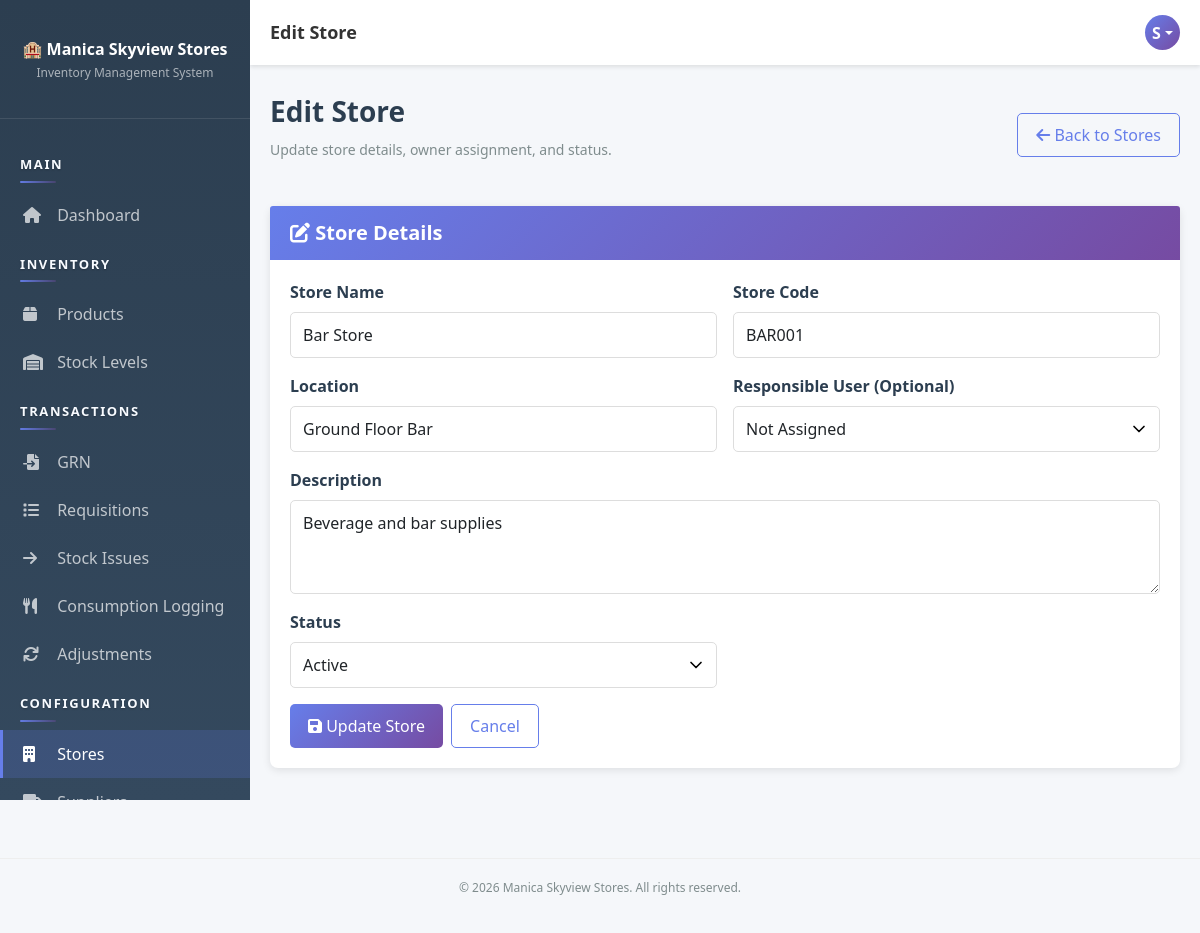
Screenshot of /pages/stores/edit.php?id=2 (signed in) with the database file from the repository.
### tables this page shows
CREATE TABLE `users` (
  `user_id` int(11) NOT NULL AUTO_INCREMENT,
  `username` varchar(50) NOT NULL,
  `email` varchar(100) NOT NULL,
  `password` varchar(255) NOT NULL,
  `full_name` varchar(100) NOT NULL,
  `role_id` int(11) NOT NULL,
  `status` enum('active','inactive') DEFAULT 'active',
  `created_at` timestamp NOT NULL DEFAULT current_timestamp(),
  `updated_at` timestamp NOT NULL DEFAULT current_timestamp() ON UPDATE current_timestamp(),
  PRIMARY KEY (`user_id`),
  UNIQUE KEY `username` (`username`),
  UNIQUE KEY `email` (`email`),
  KEY `role_id` (`role_id`),
  CONSTRAINT `users_ibfk_1` FOREIGN KEY (`role_id`) REFERENCES `roles` (`role_id`)
);

CREATE TABLE `stores` (
  `store_id` int(11) NOT NULL AUTO_INCREMENT,
  `store_name` varchar(100) NOT NULL,
  `store_code` varchar(20) NOT NULL,
  `location` varchar(100) DEFAULT NULL,
  `responsible_user_id` int(11) DEFAULT NULL,
  `description` text DEFAULT NULL,
  `status` enum('active','inactive') DEFAULT 'active',
  `created_at` timestamp NOT NULL DEFAULT current_timestamp(),
  `updated_at` timestamp NOT NULL DEFAULT current_timestamp() ON UPDATE current_timestamp(),
  PRIMARY KEY (`store_id`),
  UNIQUE KEY `store_code` (`store_code`),
  KEY `responsible_user_id` (`responsible_user_id`),
  CONSTRAINT `stores_ibfk_1` FOREIGN KEY (`responsible_user_id`) REFERENCES `users` (`user_id`)
);

### app/bootstrap.php (called while the page is built, shortened)
<?php
function autoload($class) {
    $paths = [
        __DIR__ . '/helpers/' . $class . '.php',
        __DIR__ . '/models/' . $class . '.php',
        __DIR__ . '/controllers/' . $class . '.php'
    ];
    foreach ($paths as $path) {
        if (file_exists($path)) {
            return;
        }
    }
}
function isAuthenticated() {
    $auth = new Auth();
    return $auth->isLoggedIn() && $auth->checkSessionTimeout();
}
function getCurrentUser() {
    if (isAuthenticated()) {
        $db = Database::getInstance()->getConnection();
        $userId = $_SESSION['user_id'];
        $sql = "SELECT u.*, r.role_name FROM users u
                JOIN roles r ON u.role_id = r.role_id
                WHERE u.user_id = ?";
        $stmt = $db->prepare($sql);
        $stmt->bind_param('i', $userId);
        $stmt->execute();
        return $stmt->get_result()->fetch_assoc();
    }
    return null;
}

### app/helpers/Database.php (called while the page is built, shortened)
<?php
class Database {
    private static $instance = null;
    private $connection = null;
    private function __construct() {
        try {
            $this->connection = new mysqli(DB_HOST, DB_USER, DB_PASS, DB_NAME);
            $this->connection->set_charset('utf8mb4');
        } catch (Exception $e) {
            die('Error: ' . $e->getMessage());
        }
    }
    public static function getInstance() {
        if (self::$instance === null) {
            self::$instance = new Database();
        }
        return self::$instance;
    }
    public function getConnection() {
        return $this->connection;
    }
}

### app/helpers/Auth.php (called while the page is built, shortened)
<?php
class Auth {
    public function __construct() {
        $this->db = Database::getInstance()->getConnection();
    }
    private function ensurePasswordResetTable() {
        $sql = "CREATE TABLE IF NOT EXISTS password_reset_tokens (
            token_id INT PRIMARY KEY AUTO_INCREMENT,
            user_id INT NOT NULL,
            token_hash VARCHAR(64) NOT NULL,
            expires_at DATETIME NOT NULL,
            used_at DATETIME NULL,
            created_at TIMESTAMP DEFAULT CURRENT_TIMESTAMP,
            FOREIGN KEY (user_id) REFERENCES users(user_id) ON DELETE CASCADE,
            INDEX idx_reset_token_hash (token_hash),
            INDEX idx_reset_token_user (user_id),
            INDEX idx_reset_token_expires (expires_at)
        )";
    }
    public function isLoggedIn() {
        return isset($_SESSION['user_id']);
    }
    public function checkSessionTimeout() {
        return true;
    }
}

### app/controllers/Controller.php (called while the page is built, shortened)
<?php
class Controller {
    protected $db;
    public function __construct() {
        $this->db = Database::getInstance()->getConnection();
        $this->loadCurrentUser();
    }
    protected function loadCurrentUser() {
        if (isset($_SESSION['user_id'])) {
            $sql = "SELECT u.*, r.role_name FROM users u
                    JOIN roles r ON u.role_id = r.role_id
                    WHERE u.user_id = ?";
            $stmt = $this->db->prepare($sql);
            $stmt->bind_param('i', $_SESSION['user_id']);
            $stmt->execute();
            $this->currentUser = $stmt->get_result()->fetch_assoc();
        }
    }
}

### app/controllers/StoreController.php (called while the page is built, shortened)
<?php
class StoreController extends Controller {
    private $storeModel;
    public function __construct() {
        parent::__construct();
        $this->storeModel = new Store();
    }
    public function getById($storeId) {
        return $this->storeModel->findById((int)$storeId, 'stores');
    }
}

### app/models/Model.php (called while the page is built, shortened)
<?php
class Model {
    protected $db;
    protected $table;
    public function __construct() {
        $this->db = Database::getInstance()->getConnection();
    }
    public function findById($id, $table = null) {
        $table = $table ?: $this->table;
        $id_field = $this->getIdField($table);
        $sql = "SELECT * FROM $table WHERE $id_field = ?";
        $stmt = $this->db->prepare($sql);
        $stmt->bind_param('i', $id);
        $stmt->execute();
        return $stmt->get_result()->fetch_assoc();
    }
    protected function getIdField($table) {
        $map = [
            'roles' => 'role_id',
            'users' => 'user_id',
            'stores' => 'store_id',
            'departments' => 'dept_id',
            'suppliers' => 'supplier_id',
            'categories' => 'category_id',
            'products' => 'product_id',
            'stock' => 'stock_id',
            'grn' => 'grn_id',
            'grn_items' => 'grn_item_id',
            'requisitions' => 'requisition_id',
            'requisition_items' => 'req_item_id',
            'stock_issues' => 'issue_id',
            'stock_issue_items' => 'issue_item_id',
            'stock_transactions' => 'transaction_id',
            'batch_tracking' => 'batch_id',
            'stock_adjustments' => 'adjustment_id',
            'adjustment_items' => 'adj_item_id',
            'reorder_alerts' => 'alert_id',
            'audit_log' => 'log_id'
        ];
        if (isset($map[$table])) {
            return $map[$table];
        }
        return rtrim($table, 's') . '_id';
    }
}

### pages/stores/edit.php (the view, shortened to what this page needs)
<?php
require_once __DIR__ . '/../../app/bootstrap.php';
$controller = new StoreController();
$storeId = isset($_GET['id']) ? (int)$_GET['id'] : 0;
$store = $controller->getById($storeId);
$formData = [
    'store_name' => $store['store_name'],
    'store_code' => $store['store_code'],
    'location' => $store['location'] ?? '',
    'responsible_user_id' => (string)($store['responsible_user_id'] ?? ''),
    'description' => $store['description'] ?? '',
    'status' => $store['status']
];
$pageTitle = 'Edit Store';
include __DIR__ . '/../../app/views/layout-header.php';
?>
<div class="page-header d-flex justify-content-between align-items-center">
    <div>
        <h1>Edit Store</h1>
        <p>Update store details, owner assignment, and status.</p>
    </div>
    <a href="<?php echo SITE_URL; ?>pages/stores/index.php" class="btn btn-outline-primary">
        <i class="fas fa-arrow-left"></i> Back to Stores
    </a>
</div>
<div class="card">
    <div class="card-header">
        <h5><i class="fas fa-edit"></i> Store Details</h5>
    </div>
    <div class="card-body">
        <form method="POST" class="row g-3">
            <div class="col-md-6">
                <label class="form-label">Store Name</label>
                <input type="text" name="store_name" class="form-control" required value="<?php echo htmlspecialchars($formData['store_name']); ?>">
            </div>
            <div class="col-md-6">
                <label class="form-label">Store Code</label>
                <input type="text" name="store_code" class="form-control" required maxlength="20" value="<?php echo htmlspecialchars($formData['store_code']); ?>">
            </div>
            <div class="col-md-6">
                <label class="form-label">Location</label>
                <input type="text" name="location" class="form-control" value="<?php echo htmlspecialchars($formData['location']); ?>">
            </div>
            <div class="col-md-6">
                <label class="form-label">Responsible User (Optional)</label>
                <select name="responsible_user_id" class="form-control">
                    <option value="">Not Assigned</option>
                </select>
            </div>
            <div class="col-md-12">
                <label class="form-label">Description</label>
                <textarea name="description" class="form-control" rows="3"><?php echo htmlspecialchars($formData['description']); ?></textarea>
            </div>
            <div class="col-md-6">
                <label class="form-label">Status</label>
                <select name="status" class="form-control">
                    <option value="active" <?php echo $formData['status'] === 'active' ? 'selected' : ''; ?>>Active</option>
                </select>
            </div>
            <div class="col-12 d-flex gap-2">
                <button type="submit" class="btn btn-primary"><i class="fas fa-save"></i> Update Store</button>
                <a href="<?php echo SITE_URL; ?>pages/stores/index.php" class="btn btn-outline-primary">Cancel</a>
            </div>
        </form>
    </div>
</div>
<?php include __DIR__ . '/../../app/views/layout-footer.php'; ?>

### app/views/layout-header.php (shortened to what this page needs)
<!DOCTYPE html>
<html lang="en">
<head>
    <link href="https://cdn.jsdelivr.net/npm/bootstrap@5.1.3/dist/css/bootstrap.min.css" rel="stylesheet">
    <link rel="stylesheet" href="https://cdnjs.cloudflare.com/ajax/libs/font-awesome/6.0.0/css/all.min.css">
    <link href="<?php echo SITE_URL; ?>public/css/style.css" rel="stylesheet">
</head>
<body>
    <div class="sidebar">
        <div class="brand">
            <h4>🏨 Manica Skyview Stores</h4>
            <p>Inventory Management System</p>
        </div>
        <nav class="nav flex-column">
            <?php include __DIR__ . '/partials/sidebar-nav.php'; ?>
        </nav>
    </div>
            <?php include __DIR__ . '/partials/sidebar-nav.php'; ?>
    <div class="topbar">
        <div class="topbar-title desktop-title">
            <?php echo $pageTitle ?? APP_NAME; ?>
        </div>
        <div class="topbar-right">
            <div class="user-profile dropdown">
                <div class="user-avatar dropdown-toggle" role="button" data-bs-toggle="dropdown" aria-expanded="false">
                    <?php
                    $user = getCurrentUser();
                    if ($user) {
                        echo strtoupper(substr($user['full_name'], 0, 1));
                    }
                    ?>
                </div>
            </div>
        </div>
    </div>
    <div class="main-content">

### public/css/style.css (style rules this page uses)
:root { --primary-color: #667eea; --secondary-color: #764ba2; --danger-color: #e74c3c; --success-color: #27ae60; --warning-color: #f39c12; --info-color: #3498db; --dark-color: #2c3e50; --light-color: #ecf0f1; }
* { margin: 0; padding: 0; box-sizing: border-box; }
body { font-family: 'Segoe UI', Tahoma, Geneva, Verdana, sans-serif; background-color: #f5f7fa; color: #333; }
.sidebar { background: linear-gradient(180deg, #2c3e50 0%, #34495e 100%); min-height: 100vh; height: 100vh; padding: 20px 0; position: fixed; width: 250px; left: 0; top: 0; overflow-y: auto; overflow-x: hidden; overscroll-behavior: contain; }
.sidebar .nav { padding-bottom: 20px; }
.sidebar .brand { padding: 20px; text-align: center; border-bottom: 1px solid rgba(255, 255, 255, 0.1); margin-bottom: 20px; }
.sidebar .brand h4 { color: white; font-weight: 600; font-size: 16px; margin-bottom: 5px; }
.sidebar .brand p { color: rgba(255, 255, 255, 0.6); font-size: 12px; }
.topbar { background: white; padding: 15px 20px; box-shadow: 0 2px 4px rgba(0, 0, 0, 0.1); margin-left: 250px; display: flex; justify-content: space-between; align-items: center; }
.topbar-title { font-size: 18px; font-weight: 600; color: #333; }
.topbar-right { display: flex; align-items: center; gap: 20px; }
.user-profile { display: flex; align-items: center; gap: 10px; }
.user-avatar { width: 35px; height: 35px; border-radius: 50%; background: linear-gradient(135deg, #667eea 0%, #764ba2 100%); display: flex; align-items: center; justify-content: center; color: white; font-weight: 600; }
.main-content { margin-left: 250px; padding: 30px 20px; }
.page-header { margin-bottom: 30px; }
.page-header h1 { font-size: 28px; font-weight: 600; color: #2c3e50; margin-bottom: 10px; }
.page-header p { color: #7f8c8d; font-size: 14px; }
.card { border: none; border-radius: 8px; box-shadow: 0 2px 8px rgba(0, 0, 0, 0.1); margin-bottom: 20px; transition: transform 0.2s, box-shadow 0.2s; }
.card-header { background: linear-gradient(135deg, #667eea 0%, #764ba2 100%); color: white; padding: 15px 20px; border-radius: 8px 8px 0 0; border: none; }
.card-header h5 { margin: 0; font-weight: 600; }
.card-body { padding: 20px; }
.btn { border-radius: 5px; font-weight: 500; padding: 9px 18px; transition: all 0.3s; border: none; }
.btn-primary { background: linear-gradient(135deg, #667eea 0%, #764ba2 100%); color: white; }
.btn-outline-primary { color: #667eea; border: 1px solid #667eea; }
.form-label { font-weight: 600; color: #2c3e50; margin-bottom: 8px; display: block; }
.form-control { border: 1px solid #ddd; border-radius: 5px; padding: 10px 12px; transition: border-color 0.3s; }
select.form-control { appearance: none; background-repeat: no-repeat; background-position: right 10px center; background-size: 20px; padding-right: 35px; }
.d-flex { display: flex; }
.justify-content-between { justify-content: space-between; }
.align-items-center { align-items: center; }
.gap-2 { gap: 10px; }

### rows the page displays
users: full_name "S"
stores: store_name "Bar Store", store_code "BAR001", location "Ground Floor Bar", description "Beverage and bar supplies", status "Active"

### other values shown
$pageTitle "Edit Store"
APP_NAME "Manica Skyview Stores"
